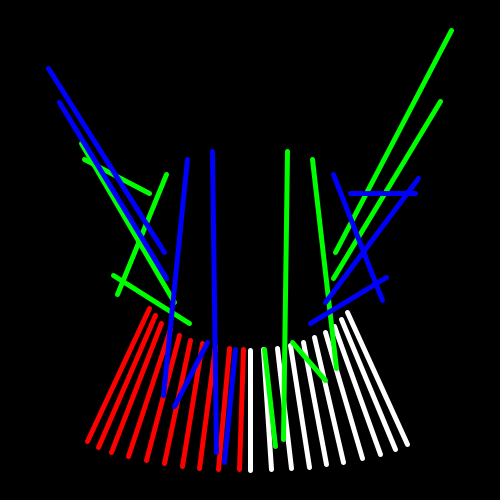
Frame 1 (no input)
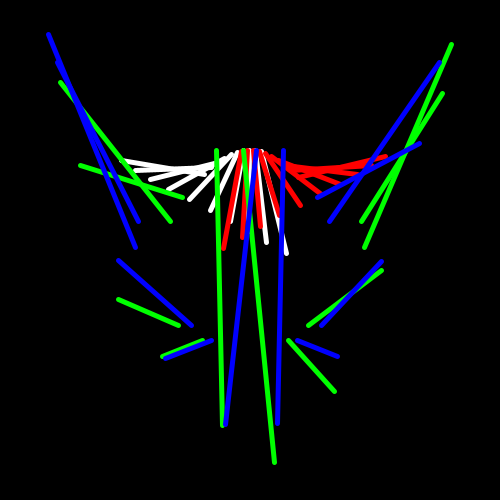
Frame 60 (the mouse pressed at the canvas centre just before this capture)
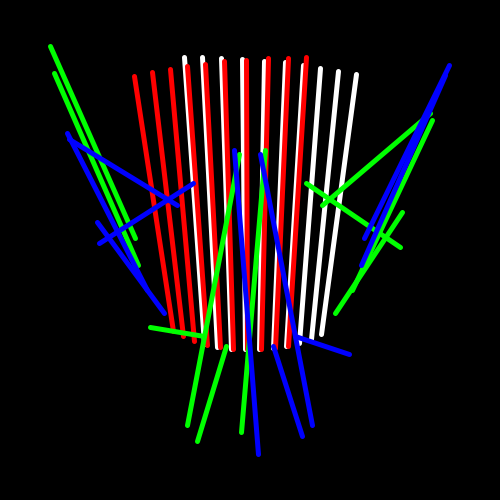
Frame 120 (the mouse held since frame 60 and released just before this capture)

The Processing sketch that drew these frames (run headless with seeded random() and noise(); from frame 60 on, the mouse is pressed at the canvas centre):

// Processing sketch: sinus_8_3
// ── sinus_8_3.pde
//********************** Eerste figuur **********************//
float x1(float t) {
return sin(t/10) * 100 + sin(t/5) * 20;  
}

float y1(float t) {
return cos(t/10) * 100;  
}

float x2(float t) {
return sin(t/10) * 200 + sin(t) * 2;  
}

float y2(float t) {
return cos(t/20) * 200 + cos(t/12) * 20;  
}
float t;
static final int NUM_LINES = 10;
//********************** Einde eerste figuur **********************//



//********************** Tweede figuur **********************//
float x3(float p) {
return sin(-p/10) * 100 + sin(-p/5) * 20;  
}

float y3(float p) {
return cos(-p/10) * 100;  
}

float x4(float p) {
return sin(-p/10) * 200 + sin(-p) * 2;  
}

float y4(float p) {
return cos(-p/20) * 200 + cos(-p/12) * 20;  
}
float p;
//********************** Einde Tweede figuur **********************//

void setup(){
background(0);
size(500,500);
}

void draw(){
  background(0);
//stroke(random(255), random(255), random(255));
stroke(255);
strokeWeight(5);
translate(width/2, height/2);

//****************************** Eerste ******************************//

for(int i = 0; i < NUM_LINES; i++) {
  line(x1(t + i), y1(t + i), x2(t + i), y2(t + i));
  }
  
  t += 0.5;

//****************************** Tweede ******************************//

  stroke(255,0,0);
  noFill();
for(int e = 0; e < NUM_LINES; e++) {
  line(x3(t + e), y3(t + e), x4(t + e), y4(t + e));
  }  
  
  p += 0.5;

//****************************** Derde ******************************//
  
  stroke(0,255,0);
  for(int q = 0; q < NUM_LINES; q++) {
  line(x5(t + q), y5(t + q), x6(t + q), y6(t + q));
  }
    
  h += 0.5;
  
//****************************** Vierde ******************************//

  stroke(0,0,255);
  noFill();
for(int z = 0; z < NUM_LINES; z++) {
  line(x7(t + z), y7(t + z), x8(t + z), y8(t + z));
  }
  
  k += 0.5;
}

//********************** Derde figuur **********************//
float x5(float h) {
return sin(-h*10) * 100 + sin(-h*5) * 20;  
}

float y5(float h) {
return cos(-h*10) * 100;  
}

float x6(float h) {
return sin(-h*10) * 200 + sin(-h) * 2;  
}

float y6(float h) {
return cos(-h*20) * 200 + cos(-h*12) * 20;  
}
float h;
//********************** Einde Derde figuur **********************//



//********************** Vierde figuur **********************//
float x7(float k) {
return sin(k*10) * 100 + sin(k*5) * 20;  
}

float y7(float k) {
return cos(k*10) * 100;  
}

float x8(float k) {
return sin(k*10) * 200 + sin(k) * 2;  
}

float y8(float k) {
return cos(k*20) * 200 + cos(k/12) * 20;  
}
float k;
//********************** Einde Vierde figuur **********************//
